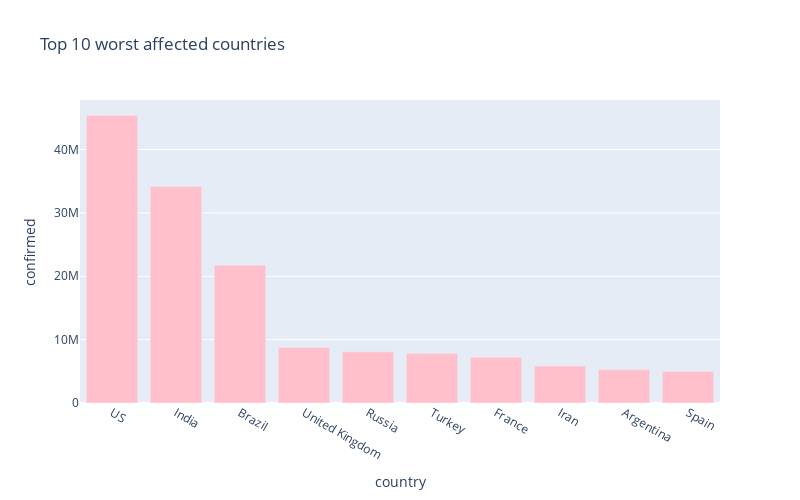

Here is the notebook cell this chart was saved with:
### Code cell
px.bar(
    sorted_country_df.head(10),
    x = "country",
    y = "confirmed",
    title= "Top 10 worst affected countries", # the axis names
    color_discrete_sequence=["pink"], 
    height=500,
    width=800
)

### Figure 1 — Plotly figure (JSON) as saved in the notebook; plotly's stock layout.template omitted (floating-point values rounded to 4 significant figures)
{"data": [{"alignmentgroup": "True", "hovertemplate": "country=%{x}<br>confirmed=%{y}<extra></extra>", "legendgroup": "", "marker": {"color": "pink", "pattern": {"shape": ""}}, "name": "", "offsetgroup": "", "orientation": "v", "showlegend": false, "textposition": "auto", "type": "bar", "x": ["US", "India", "Brazil", "United Kingdom", "Russia", "Turkey", "France", "Iran", "Argentina", "Spain"], "xaxis": "x", "y": [45427464, 34159562, 21723559, 8775889, 8078309, 7826983, 7221941, 5851670, 5279818, 4997732], "yaxis": "y"}], "layout": {"barmode": "relative", "height": 500, "legend": {"tracegroupgap": 0}, "title": {"text": "Top 10 worst affected countries"}, "width": 800, "xaxis": {"anchor": "y", "domain": [0, 1], "title": {"text": "country"}}, "yaxis": {"anchor": "x", "domain": [0, 1], "title": {"text": "confirmed"}}}}
